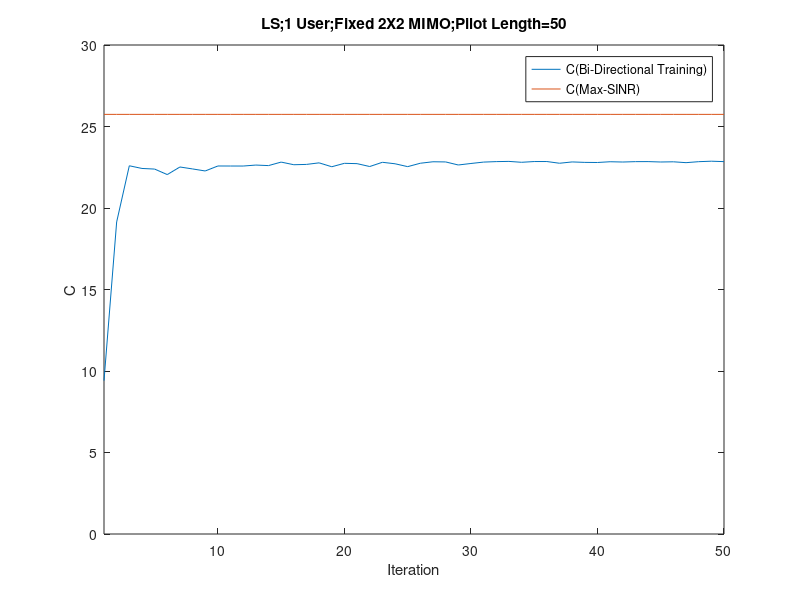

MATLAB code for this plot:
%2 user, 2X2 MIMO Channel
%Turn Off Private Channel 
%calculate MSE
%LS Filter
%Only Forward Direction
clc
clear

H{1,1}=(1/sqrt(2))*[randn(1,1)+1i*randn(1,1) randn(1,1)+1i*randn(1,1);randn(1,1)+1i*randn(1,1) randn(1,1)+1i*randn(1,1)];
H{1,2}=0.8*(1/sqrt(2))*[randn(1,1)+1i*randn(1,1) randn(1,1)+1i*randn(1,1);randn(1,1)+1i*randn(1,1) randn(1,1)+1i*randn(1,1)];
H{2,1}=0.8*(1/sqrt(2))*[randn(1,1)+1i*randn(1,1) randn(1,1)+1i*randn(1,1);randn(1,1)+1i*randn(1,1) randn(1,1)+1i*randn(1,1)];
H{2,2}=(1/sqrt(2))*[randn(1,1)+1i*randn(1,1) randn(1,1)+1i*randn(1,1);randn(1,1)+1i*randn(1,1) randn(1,1)+1i*randn(1,1)];

Z{1,1}=H{1,1}.';
Z{1,2}=H{2,1}.';
Z{2,1}=H{1,2}.';
Z{2,2}=H{2,2}.';

vc(:,1)=[1;1];
vc(:,2)=[1;1];
vc_w(:,1)=[1;1];
vc_w(:,2)=[1;1];
vc(:,1)=vc(:,1)/norm(vc(:,1));
vc(:,2)=vc(:,2)/norm(vc(:,2));
vc_w(:,1)=vc_w(:,1)/norm(vc_w(:,1));
vc_w(:,2)=vc_w(:,2)/norm(vc_w(:,2));
gc(:,1)=[1;1];
gc(:,2)=[1;1];
gc_w(:,1)=[1;1];
gc_w(:,2)=[1;1];
gc(:,1)=gc(:,1)/norm(gc(:,1));
gc(:,2)=gc(:,2)/norm(gc(:,2));
gc_w(:,1)=gc_w(:,1)/norm(gc_w(:,1));
gc_w(:,2)=gc_w(:,2)/norm(gc_w(:,2));


%{
Turn off user 2
vc_w(:,2)=[0;0];
vc(:,2)=[0;0];
gc(:,2)=[0;0];
gc_w(:,2)=[0;0];
%}


sigma = sqrt(10^(-3));
StepSize = 10^(-3);

for i = 1:50; 

            %Forward Training  
            for iter2 = 1:i

                    if rand-0.5 >= 0
                                xc_f(iter2) = 1;
                            else
                                xc_f(iter2) = -1;
                    end

                    for k = 1:2

                                neq(:,iter2,k) = [0;0];
                                for j = 1:2
                                    if j~=k; 
                                        neq(:,iter2,k) = neq(:,iter2,k) + H{k,j}*vc(:,j)*xc_f(iter2);
                                    end
                                end

                                neq_w(:,iter2,k) = [0;0];
                                for j = 1:2
                                    if j~=k;
                                        neq_w(:,iter2,k) = neq_w(:,iter2,k) + H{k,j}*vc_w(:,j);
                                    end
                                end

                                all_w(:,iter2,k) = [0;0];
                                for j = 1:2
                                        all_w(:,iter2,k) = all_w(:,iter2,k) + H{k,j}*vc_w(:,j);
                                end

                    end
                    
                    for k = 1:2  
                    yf(:,iter2,k) = H{k,k}*(vc(:,k)*xc_f(iter2))...
                                    +neq(:,iter2,k)...
                                    +sigma*(1/sqrt(2))*[(randn(1,1)+1i*randn(1,1));(randn(1,1)+1i*randn(1,1))];
                    end
                   
            end 
    
            for k = 1:2
            gc_w(:,k) = inv(  H{k,k}*vc_w(:,k)*vc_w(:,k)'*H{k,k}'  + neq_w(:,iter2,k)*(neq_w(:,iter2,k))'...  
                            + neq_w(:,iter2,k)*vc_w(:,k)'*H{k,k}'  + H{k,k}*vc_w(:,k)*neq_w(:,iter2,k)'...
                            + eye(2)*sigma^2  ) * all_w(:,iter2,k); 
            end
            
            for k = 1:2
            gc(:,k)  = inv(yf(:,:,k)*yf(:,:,k)')*yf(:,:,k)*xc_f';
            end
        
                   
    
    
        for k = 1:2
        
        all_SINR(:,i,k) = [0;0];
        for j = 1:2
        all_SINR(:,i,k) = all_SINR(:,i,k) + H{k,j}*vc(:,j);
        end

        all_SINR_w(:,i,k) = [0;0];
        for j = 1:2
        all_SINR_w(:,i,k) = all_SINR(:,i,k) + H{k,j}*vc_w(:,j);
        end
        
        end
    
        for k = 1:2
        SINR_without_stat(i,k)= norm(gc(:,k)'*all_SINR(:,i,k))^2/norm( gc(:,k)'*eye(2)*sigma^2*gc(:,k) );
        SINR_know_stat(i,k)= norm(( gc_w(:,k)'*all_SINR_w(:,i,k)))^2/norm( gc_w(:,k)'*eye(2)*sigma^2*gc_w(:,k) ); 
        end
           
end
   

n=1:i;

plot(   n,log2(1+SINR_without_stat(n,1))+log2(1+SINR_without_stat(n,2)),n,log2(1+SINR_know_stat(n,1))+log2(1+SINR_know_stat(n,2))   )
%plot(   n,log2(1+SINR_without_stat(n,1)),n,log2(1+SINR_know_stat(n,1)) )
legend('C(Bi-Directional Training)','C(Max-SINR)')
xlabel('Iteration')
ylabel('C')
title('LS;1 User;Fixed 2X2 MIMO;Pilot Length=50')
axis([1 i 0 30])


